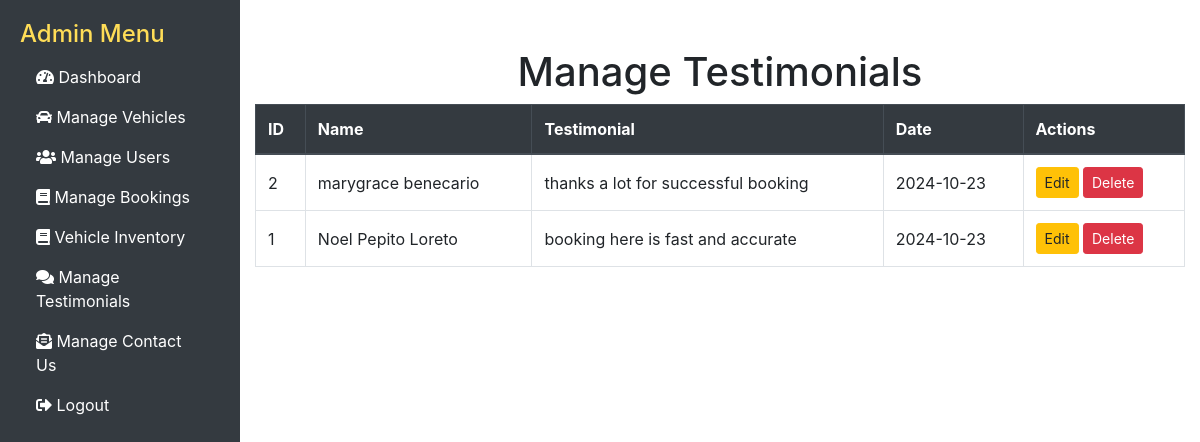
The app's page /manage_testimonials.php (signed in) with its own data.
### tables this page shows
CREATE TABLE `testimonials` (
  `id` int(11) NOT NULL,
  `name` varchar(255) NOT NULL,
  `message` text NOT NULL,
  `created_at` timestamp NOT NULL DEFAULT current_timestamp()
);

### manage_testimonials.php (the view, shortened to what this page needs)
<?php
include 'db.php';
$query = "SELECT * FROM testimonials ORDER BY created_at DESC";
$result = $conn->query($query);
?>
<!DOCTYPE html>
<html lang="en">
<head>
    <link href="https://stackpath.bootstrapcdn.com/bootstrap/4.5.2/css/bootstrap.min.css" rel="stylesheet">
    <link rel="stylesheet" href="https://cdnjs.cloudflare.com/ajax/libs/font-awesome/5.15.3/css/all.min.css">
</head>
<body>
<div class="sidebar">
        <h2>Admin Menu</h2>
        <ul class="nav flex-column">
            <li class="nav-item"><a class="nav-link" href="admin_dashboard.php"><i class="fas fa-tachometer-alt"></i> Dashboard</a></li>
            <li class="nav-item"><a class="nav-link" href="manage_vehicles.php"><i class="fas fa-car"></i> Manage Vehicles</a></li>
            <li class="nav-item"><a class="nav-link" href="manage_users.php"><i class="fas fa-users"></i> Manage Users</a></li>
            <li class="nav-item"><a class="nav-link" href="manage_bookings.php"><i class="fas fa-book"></i> Manage Bookings</a></li>
            <li class="nav-item"><a class="nav-link" href="vehicle_inventory.php"><i class="fas fa-book"></i> Vehicle Inventory</a></li>
            <li class="nav-item"><a class="nav-link" href="manage_testimonials.php"><i class="fas fa-comments"></i> Manage Testimonials</a></li>
            <li class="nav-item"><a class="nav-link" href="manage_contact_us.php"><i class="fas fa-envelope-open-text"></i> Manage Contact Us</a></li>
            <li class="nav-item"><a class="nav-link" href="logout.php"><i class="fas fa-sign-out-alt"></i> Logout</a></li>
        </ul>
    </div>
    <div class="container mt-5">
        <center><h1>Manage Testimonials</h1></center>
        <table class="table table-bordered">
            <thead class="thead-dark">
                <tr>
                    <th>ID</th>
                    <th>Name</th>
                    <th>Testimonial</th>
                    <th>Date</th>
                    <th>Actions</th>
                </tr>
            </thead>
            <tbody>
                <?php if ($result->num_rows > 0): ?>
                    <?php while ($row = $result->fetch_assoc()): ?>
                        <tr>
                            <td><?php echo htmlspecialchars($row['id']); ?></td>
                            <td><?php echo htmlspecialchars($row['name']); ?></td>
                            <td><?php echo htmlspecialchars($row['message']); ?></td>
                            <td><?php echo htmlspecialchars(date('Y-m-d', strtotime($row['created_at']))); ?></td>
                            <td>
                                <button class="btn btn-warning btn-sm" data-toggle="modal" data-target="#editModal" data-id="<?php echo $row['id']; ?>" data-name="<?php echo htmlspecialchars($row['name']); ?>" data-testimonial="<?php echo htmlspecialchars($row['message']); ?>">Edit</button>
                                <a href="?delete_id=<?php echo $row['id']; ?>" class="btn btn-danger btn-sm" onclick="return confirm('Are you sure you want to delete this testimonial?');">Delete</a>
                            </td>
                        </tr>
                    <?php endwhile; ?>
                <?php else: ?>
                    <tr>
                        <td colspan="5" class="text-center">No testimonials found.</td>
                    </tr>
                <?php endif; ?>
            </tbody>
        </table>
    </div>
</body>
</html>

### manage_testimonials.php (style rules this page uses)
body { padding-left: 240px; }
.sidebar { width: 240px; background-color: #343a40; color: #fff; position: fixed; top: 0; left: 0; height: 100%; padding: 20px; overflow-y: auto; }
.sidebar h2 { font-size: 1.5rem; color: #ffdd57; }
.sidebar a { color: #fff; text-decoration: none; }
.table th, .table td { vertical-align: middle; }

### records on screen
testimonials: id "2", name "marygrace benecario", message "thanks a lot for successful booking", created_at "2024-10-23"
testimonials: id "1", name "Noel Pepito Loreto", message "booking here is fast and accurate", created_at "2024-10-23"
